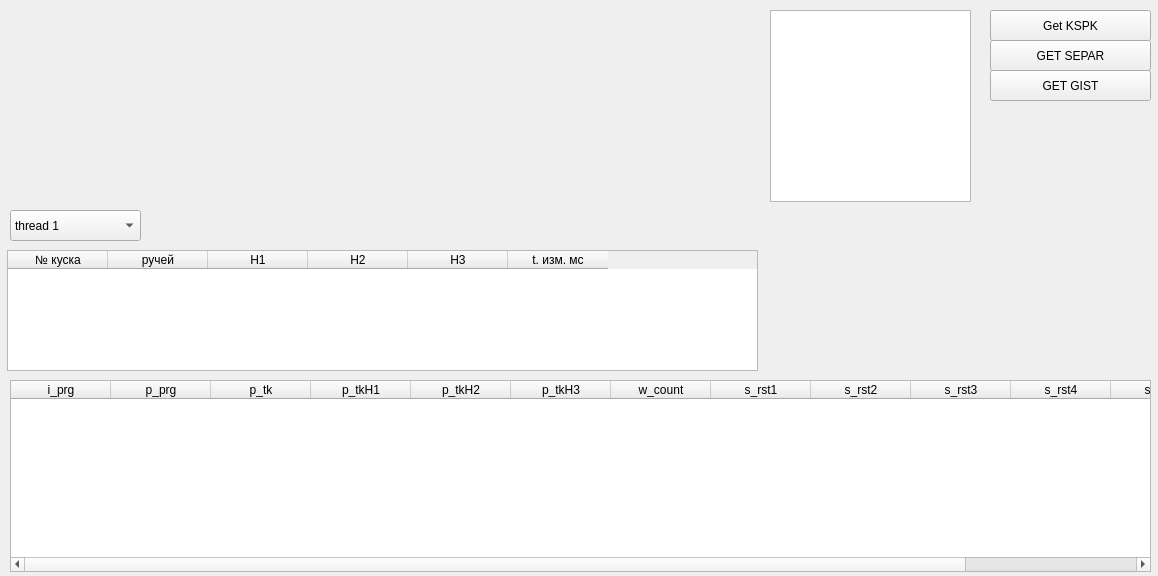
<?xml version="1.0" encoding="UTF-8"?>
<ui version="4.0">
 <class>testTableWidget</class>
 <widget class="QWidget" name="testTableWidget">
  <property name="geometry">
   <rect>
    <x>0</x>
    <y>0</y>
    <width>1158</width>
    <height>576</height>
   </rect>
  </property>
  <property name="windowTitle">
   <string>Form</string>
  </property>
  <widget class="SPRSpectrumGraphicsWidget" name="graphic" native="true">
   <property name="geometry">
    <rect>
     <x>10</x>
     <y>10</y>
     <width>331</width>
     <height>191</height>
    </rect>
   </property>
  </widget>
  <widget class="QwtPlot" name="gist">
   <property name="geometry">
    <rect>
     <x>340</x>
     <y>10</y>
     <width>401</width>
     <height>211</height>
    </rect>
   </property>
  </widget>
  <widget class="QTableWidget" name="kspectTable">
   <property name="geometry">
    <rect>
     <x>7</x>
     <y>250</y>
     <width>751</width>
     <height>121</height>
    </rect>
   </property>
   <property name="alternatingRowColors">
    <bool>true</bool>
   </property>
   <property name="selectionBehavior">
    <enum>QAbstractItemView::SelectRows</enum>
   </property>
   <column>
    <property name="text">
     <string>№ куска</string>
    </property>
   </column>
   <column>
    <property name="text">
     <string>ручей</string>
    </property>
   </column>
   <column>
    <property name="text">
     <string>H1</string>
    </property>
   </column>
   <column>
    <property name="text">
     <string>H2</string>
    </property>
   </column>
   <column>
    <property name="text">
     <string>H3</string>
    </property>
   </column>
   <column>
    <property name="text">
     <string>t. изм. мс</string>
    </property>
   </column>
  </widget>
  <widget class="QComboBox" name="cbThread">
   <property name="geometry">
    <rect>
     <x>10</x>
     <y>210</y>
     <width>131</width>
     <height>31</height>
    </rect>
   </property>
   <item>
    <property name="text">
     <string>thread 1</string>
    </property>
   </item>
   <item>
    <property name="text">
     <string>thread 2</string>
    </property>
   </item>
   <item>
    <property name="text">
     <string>thread 3</string>
    </property>
   </item>
   <item>
    <property name="text">
     <string>thread 4</string>
    </property>
   </item>
  </widget>
  <widget class="QTableWidget" name="stoneTable">
   <property name="geometry">
    <rect>
     <x>10</x>
     <y>380</y>
     <width>1141</width>
     <height>192</height>
    </rect>
   </property>
   <column>
    <property name="text">
     <string>i_prg</string>
    </property>
   </column>
   <column>
    <property name="text">
     <string>p_prg</string>
    </property>
   </column>
   <column>
    <property name="text">
     <string>p_tk</string>
    </property>
   </column>
   <column>
    <property name="text">
     <string>p_tkH1</string>
    </property>
   </column>
   <column>
    <property name="text">
     <string>p_tkH2</string>
    </property>
   </column>
   <column>
    <property name="text">
     <string>p_tkH3</string>
    </property>
   </column>
   <column>
    <property name="text">
     <string>w_count</string>
    </property>
   </column>
   <column>
    <property name="text">
     <string>s_rst1</string>
    </property>
   </column>
   <column>
    <property name="text">
     <string>s_rst2</string>
    </property>
   </column>
   <column>
    <property name="text">
     <string>s_rst3</string>
    </property>
   </column>
   <column>
    <property name="text">
     <string>s_rst4</string>
    </property>
   </column>
   <column>
    <property name="text">
     <string>s_rst5</string>
    </property>
   </column>
   <column>
    <property name="text">
     <string>error</string>
    </property>
   </column>
  </widget>
  <widget class="SPRSpectrumListTable" name="table">
   <property name="geometry">
    <rect>
     <x>770</x>
     <y>10</y>
     <width>201</width>
     <height>192</height>
    </rect>
   </property>
  </widget>
  <widget class="QPushButton" name="bGetGist">
   <property name="geometry">
    <rect>
     <x>990</x>
     <y>70</y>
     <width>161</width>
     <height>31</height>
    </rect>
   </property>
   <property name="text">
    <string>GET GIST</string>
   </property>
  </widget>
  <widget class="QPushButton" name="bGETSepar">
   <property name="geometry">
    <rect>
     <x>990</x>
     <y>40</y>
     <width>161</width>
     <height>31</height>
    </rect>
   </property>
   <property name="text">
    <string>GET SEPAR</string>
   </property>
  </widget>
  <widget class="QPushButton" name="bGetKSPK">
   <property name="geometry">
    <rect>
     <x>990</x>
     <y>10</y>
     <width>161</width>
     <height>31</height>
    </rect>
   </property>
   <property name="text">
    <string>Get KSPK</string>
   </property>
  </widget>
 </widget>
 <customwidgets>
  <customwidget>
   <class>QwtPlot</class>
   <extends>QFrame</extends>
   <header>qwt_plot.h</header>
  </customwidget>
  <customwidget>
   <class>SPRSpectrumListTable</class>
   <extends>QTableWidget</extends>
   <header>sprspectrumlisttable.h</header>
  </customwidget>
  <customwidget>
   <class>SPRSpectrumGraphicsWidget</class>
   <extends>QWidget</extends>
   <header>sprspectrumgraphicswidget.h</header>
   <container>1</container>
  </customwidget>
 </customwidgets>
 <resources/>
 <connections/>
</ui>
